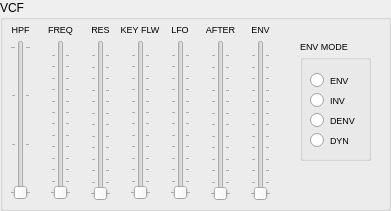
   <widget class="QGroupBox" name="vcf_groupBox">
    <property name="geometry">
     <rect>
      <x>10</x>
      <y>230</y>
      <width>391</width>
      <height>211</height>
     </rect>
    </property>
    <property name="font">
     <font>
      <weight>50</weight>
      <bold>false</bold>
      <underline>false</underline>
     </font>
    </property>
    <property name="title">
     <string>VCF</string>
    </property>
    <widget class="QSlider" name="vcf_freq_slider">
     <property name="geometry">
      <rect>
       <x>50</x>
       <y>40</y>
       <width>21</width>
       <height>160</height>
      </rect>
     </property>
     <property name="maximum">
      <number>127</number>
     </property>
     <property name="orientation">
      <enum>Qt::Vertical</enum>
     </property>
     <property name="tickPosition">
      <enum>QSlider::TicksBothSides</enum>
     </property>
    </widget>
    <widget class="QLabel" name="vcf_freq_label">
     <property name="geometry">
      <rect>
       <x>40</x>
       <y>20</y>
       <width>41</width>
       <height>20</height>
      </rect>
     </property>
     <property name="font">
      <font>
       <pointsize>7</pointsize>
       <underline>false</underline>
      </font>
     </property>
     <property name="text">
      <string>&lt;html&gt;&lt;head/&gt;&lt;body&gt;&lt;p align=&quot;center&quot;&gt;FREQ&lt;/p&gt;&lt;/body&gt;&lt;/html&gt;</string>
     </property>
    </widget>
    <widget class="QLabel" name="vcf_res_label">
     <property name="geometry">
      <rect>
       <x>80</x>
       <y>20</y>
       <width>41</width>
       <height>20</height>
      </rect>
     </property>
     <property name="font">
      <font>
       <pointsize>7</pointsize>
       <underline>false</underline>
      </font>
     </property>
     <property name="text">
      <string>&lt;html&gt;&lt;head/&gt;&lt;body&gt;&lt;p align=&quot;center&quot;&gt;RES&lt;/p&gt;&lt;/body&gt;&lt;/html&gt;</string>
     </property>
    </widget>
    <widget class="QSlider" name="vcf_res_slider">
     <property name="geometry">
      <rect>
       <x>90</x>
       <y>40</y>
       <width>21</width>
       <height>161</height>
      </rect>
     </property>
     <property name="maximum">
      <number>127</number>
     </property>
     <property name="orientation">
      <enum>Qt::Vertical</enum>
     </property>
     <property name="tickPosition">
      <enum>QSlider::TicksBothSides</enum>
     </property>
    </widget>
    <widget class="QSlider" name="vcf_env_slider">
     <property name="geometry">
      <rect>
       <x>250</x>
       <y>40</y>
       <width>21</width>
       <height>161</height>
      </rect>
     </property>
     <property name="maximum">
      <number>127</number>
     </property>
     <property name="orientation">
      <enum>Qt::Vertical</enum>
     </property>
     <property name="tickPosition">
      <enum>QSlider::TicksBothSides</enum>
     </property>
    </widget>
    <widget class="QLabel" name="vcf_lfo_label">
     <property name="geometry">
      <rect>
       <x>160</x>
       <y>20</y>
       <width>40</width>
       <height>20</height>
      </rect>
     </property>
     <property name="font">
      <font>
       <pointsize>7</pointsize>
       <underline>false</underline>
      </font>
     </property>
     <property name="text">
      <string>&lt;html&gt;&lt;head/&gt;&lt;body&gt;&lt;p align=&quot;center&quot;&gt;LFO&lt;/p&gt;&lt;/body&gt;&lt;/html&gt;</string>
     </property>
    </widget>
    <widget class="QSlider" name="vcf_lfo_slider">
     <property name="geometry">
      <rect>
       <x>170</x>
       <y>40</y>
       <width>21</width>
       <height>160</height>
      </rect>
     </property>
     <property name="maximum">
      <number>127</number>
     </property>
     <property name="orientation">
      <enum>Qt::Vertical</enum>
     </property>
     <property name="tickPosition">
      <enum>QSlider::TicksBothSides</enum>
     </property>
    </widget>
    <widget class="QLabel" name="vcf_env_label">
     <property name="geometry">
      <rect>
       <x>240</x>
       <y>20</y>
       <width>41</width>
       <height>20</height>
      </rect>
     </property>
     <property name="font">
      <font>
       <pointsize>7</pointsize>
       <underline>false</underline>
      </font>
     </property>
     <property name="text">
      <string>&lt;html&gt;&lt;head/&gt;&lt;body&gt;&lt;p align=&quot;center&quot;&gt;ENV&lt;/p&gt;&lt;/body&gt;&lt;/html&gt;</string>
     </property>
    </widget>
    <widget class="QLabel" name="vcf_key_flw_label">
     <property name="geometry">
      <rect>
       <x>120</x>
       <y>20</y>
       <width>40</width>
       <height>20</height>
      </rect>
     </property>
     <property name="font">
      <font>
       <pointsize>7</pointsize>
       <underline>false</underline>
      </font>
     </property>
     <property name="text">
      <string>&lt;html&gt;&lt;head/&gt;&lt;body&gt;&lt;p align=&quot;center&quot;&gt;KEY FLW&lt;/p&gt;&lt;/body&gt;&lt;/html&gt;</string>
     </property>
    </widget>
    <widget class="QLabel" name="vcf_after_label">
     <property name="geometry">
      <rect>
       <x>200</x>
       <y>20</y>
       <width>41</width>
       <height>20</height>
      </rect>
     </property>
     <property name="font">
      <font>
       <pointsize>7</pointsize>
       <underline>false</underline>
      </font>
     </property>
     <property name="text">
      <string>&lt;html&gt;&lt;head/&gt;&lt;body&gt;&lt;p align=&quot;center&quot;&gt;AFTER&lt;/p&gt;&lt;/body&gt;&lt;/html&gt;</string>
     </property>
    </widget>
    <widget class="QSlider" name="vcf_after_slider">
     <property name="geometry">
      <rect>
       <x>210</x>
       <y>40</y>
       <width>21</width>
       <height>161</height>
      </rect>
     </property>
     <property name="maximum">
      <number>127</number>
     </property>
     <property name="orientation">
      <enum>Qt::Vertical</enum>
     </property>
     <property name="tickPosition">
      <enum>QSlider::TicksBothSides</enum>
     </property>
    </widget>
    <widget class="QSlider" name="vcf_key_flw_slider">
     <property name="geometry">
      <rect>
       <x>130</x>
       <y>40</y>
       <width>21</width>
       <height>160</height>
      </rect>
     </property>
     <property name="maximum">
      <number>127</number>
     </property>
     <property name="orientation">
      <enum>Qt::Vertical</enum>
     </property>
     <property name="tickPosition">
      <enum>QSlider::TicksBothSides</enum>
     </property>
    </widget>
    <widget class="QSlider" name="vcf_hpf_slider">
     <property name="geometry">
      <rect>
       <x>10</x>
       <y>40</y>
       <width>21</width>
       <height>160</height>
      </rect>
     </property>
     <property name="maximum">
      <number>3</number>
     </property>
     <property name="orientation">
      <enum>Qt::Vertical</enum>
     </property>
     <property name="tickPosition">
      <enum>QSlider::TicksBothSides</enum>
     </property>
    </widget>
    <widget class="QLabel" name="vcf_hpf_label">
     <property name="geometry">
      <rect>
       <x>0</x>
       <y>20</y>
       <width>41</width>
       <height>20</height>
      </rect>
     </property>
     <property name="font">
      <font>
       <pointsize>7</pointsize>
       <underline>false</underline>
      </font>
     </property>
     <property name="text">
      <string>&lt;html&gt;&lt;head/&gt;&lt;body&gt;&lt;p align=&quot;center&quot;&gt;HPF&lt;/p&gt;&lt;/body&gt;&lt;/html&gt;</string>
     </property>
    </widget>
    <widget class="QGroupBox" name="vcf_env_groupBox">
     <property name="geometry">
      <rect>
       <x>300</x>
       <y>40</y>
       <width>71</width>
       <height>121</height>
      </rect>
     </property>
     <property name="font">
      <font>
       <pointsize>7</pointsize>
      </font>
     </property>
     <property name="title">
      <string>ENV MODE</string>
     </property>
     <widget class="QRadioButton" name="vcf_env_mode_dyn_rbutton">
      <property name="geometry">
       <rect>
        <x>10</x>
        <y>90</y>
        <width>51</width>
        <height>21</height>
       </rect>
      </property>
      <property name="font">
       <font>
        <pointsize>7</pointsize>
       </font>
      </property>
      <property name="text">
       <string>DYN</string>
      </property>
     </widget>
     <widget class="QRadioButton" name="vcf_env_mode_denv_rbutton">
      <property name="geometry">
       <rect>
        <x>10</x>
        <y>70</y>
        <width>51</width>
        <height>21</height>
       </rect>
      </property>
      <property name="font">
       <font>
        <pointsize>7</pointsize>
       </font>
      </property>
      <property name="text">
       <string>DENV</string>
      </property>
     </widget>
     <widget class="QRadioButton" name="vcf_env_mode_inv_rbutton">
      <property name="geometry">
       <rect>
        <x>10</x>
        <y>50</y>
        <width>51</width>
        <height>21</height>
       </rect>
      </property>
      <property name="font">
       <font>
        <pointsize>7</pointsize>
       </font>
      </property>
      <property name="text">
       <string>INV</string>
      </property>
     </widget>
     <widget class="QRadioButton" name="vcf_env_mode_env_rbutton">
      <property name="geometry">
       <rect>
        <x>10</x>
        <y>30</y>
        <width>51</width>
        <height>20</height>
       </rect>
      </property>
      <property name="font">
       <font>
        <pointsize>7</pointsize>
       </font>
      </property>
      <property name="text">
       <string>ENV</string>
      </property>
     </widget>
    </widget>
   </widget>
